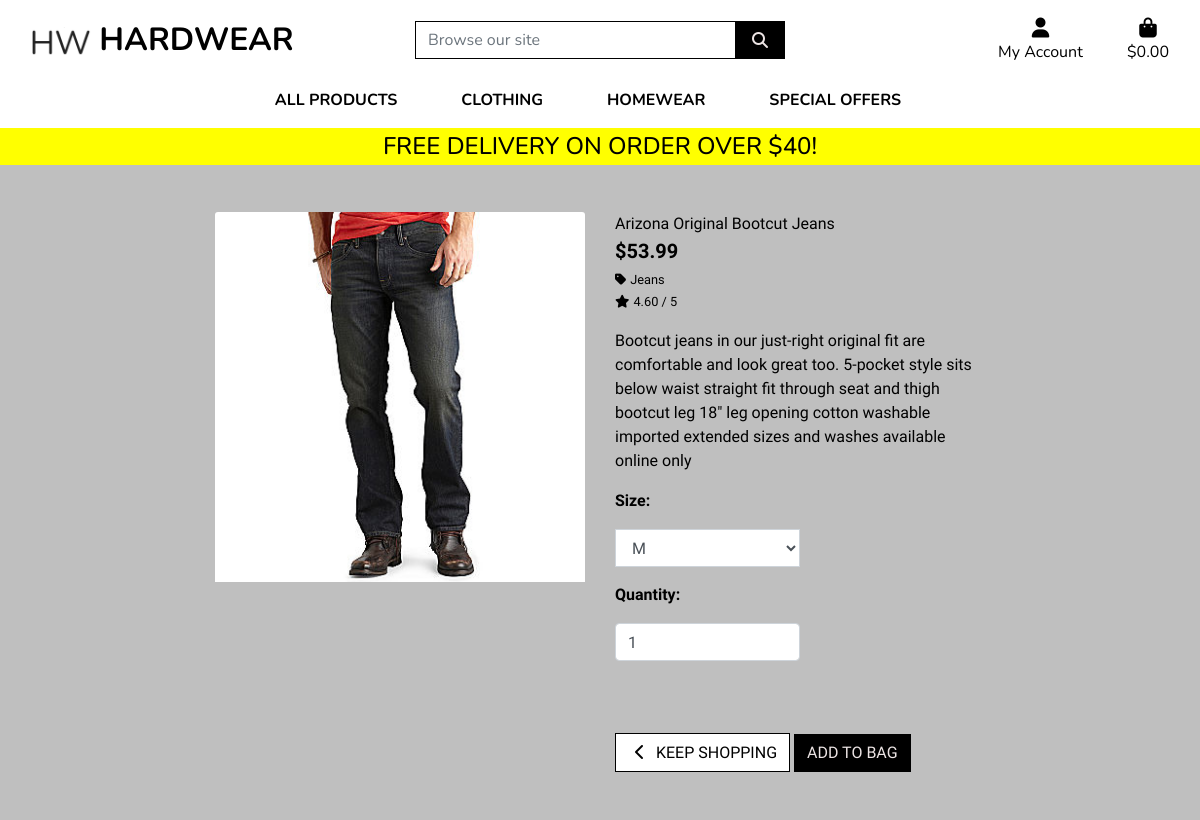
/products/1, run on the app's committed database.
### products/models.py (models this page shows, shortened)
class Product(models.Model):
    category = models.ForeignKey('Category', null=True, blank=True, on_delete=models.SET_NULL)
    sku = models.CharField(max_length=254, null=True, blank=True)
    name = models.CharField(max_length=254)
    description = models.TextField()
    sizes = models.BooleanField(default=False, null=True, blank=True)
    price = models.DecimalField(max_digits=6, decimal_places=2)
    rating = models.DecimalField(max_digits=6, decimal_places=2, null=True, blank=True)
    image_url = models.URLField(max_length=1024, null=True, blank=True)
    image = models.ImageField(null=True, blank=True)

class Category(models.Model):
    class Meta:
        verbose_name_plural = 'Categories'
    name = models.CharField(max_length=254)
    friendly_name = models.CharField(max_length=254, null=True, blank=True)

### products/views.py (the view)
# urls.py: path('<product_id>', views.product_info, name='product_info'),
def product_info(request, product_id):
    product = get_object_or_404(Product, pk=product_id)
    context = {
        'product': product,
    }
    return render(request, 'products/product_info.html', context)

### bag/contexts.py (called while the page is built, shortened)
def bag_contents(request):
    bag_items = []
    total = 0
    product_count = 0
    bag = request.session.get('bag', {})
    if total < settings.FREE_DELIVERY_THRESHOLD:
        delivery = total * Decimal(settings.STANDARD_DELIVERY_PERCENTAGE / 100)
        free_delivery_delta = settings.FREE_DELIVERY_THRESHOLD - total
    else:
        delivery = 0
        free_delivery_delta = 0
    grand_total = delivery + total
    context = {
        'bag_items': bag_items,
        'total': total,
        'product_count': product_count,
        'delivery': delivery,
        'free_delivery_delta': free_delivery_delta,
        'free_delivery_threshold': settings.FREE_DELIVERY_THRESHOLD,
        'grand_total': grand_total,
    }
    return context

### products/templates/products/product_info.html (shortened to what this page needs)
{% extends "base.html" %}
{% load static %}
{% block page_header %}
    <div class="container header-container">
    </div>
{% endblock %}
{% block content %}
<div class="overlay"></div>
    <div class="container-fluid">
        <div class="row">
            <div class="col-12 col-md col-lg-4 offset-lg-2">
                <div class="image-contrainer my-5">
                    {% if product.image %}
                        <a href="{{ product.image.url }}" target="_blank">
                            <img class="card-img-top img-fluid" src="{{ product.image.url }}" alt="{{ product.name }}">
                        </a>
                        {% else %}
                        <a href="">
                            <img class="card-img-top img-fluid" src="{{ MEDIA_URL }}noimage.png" alt="{{ product.name }}">
                        </a>
                    {% endif %}
                </div>
            </div>
            <div class="col-12 col-md col-lg-4">
                <div class="text-black product-details-container mb-5 mt-md-5">
                    <p class="mb-0">{{ product.name }}</p>
                    <p class="lead mb-0 text-left font-weight-bold">${{ product.price }}</p>
                    {% if product.category %}
                    <p class="small mt-1 mb-0">
                        <a class="text-muted text-black" href="{% url 'products' %}?category={{ product.category.name }}">
                            <i class="fas fa-tag mr-1"></i>{{ product.category.friendly_name }}
                        </a>
                    </p>
                    {% endif %}
                    {% if product.rating %}
                        <small class="text-muted text-black"><i class="fas fa-star mr-1"></i>{{ product.rating }} / 5</small>
                    {% else %}
                        <small class="text-muted">No Rating</small>
                    {% endif %}
                    <p class="mt-3">{{ product.description }}</p>
                    <form class="form" action="{% url 'add_to_bag' product.id %}" method="POST">
                        <div class="form-row">
                            {% with product.sizes as s %}
                            {% if s %}
                                <div class="col-12">
                                    <p><strong>Size:</strong></p>
                                    <select class="form-control rounded-0 w-50" name="product_size" id="id_product_size">
                                        <option value="m" selected>M</option>
                                    </select>
                                </div>
                            {% endif %}
                            <div class="col-12">
                                <p class="mt-3"><strong>Quantity:</strong></p>
                                <div class="form-group w-50">
                                    <div class="input-group">
                                        <input class="form-control qty_input" type="number"
                                            name="quantity" value="1" min="1" max="99"
                                            data-item_id="{{ product.id }}"
                                            id="id_qty_{{ product.id }}">
                                    </div>
                                </div>
                            </div>
                            <div class="col{% if s %}-12 mt-2{% endif %}">
                                <a href="{% url 'products' %}" class="btn btn-outline-black rounded-0 mt-5">
                                    <span class="icon">
                                        <i class="fas fa-chevron-left"></i>
                                    </span>
                                    <span class="text-uppercase">Keep Shopping</span>
                                </a>
                                <input type="submit" class="btn btn-black rounded-0 text-uppercase mt-5" value="Add to Bag">
                            </div>
                            {% endwith %}
                        </div>
                    </form>
                </div>
            </div>
        </div>
    </div>
{% endblock %}

### static/css/base.css (style rules this page uses)
html { height: 100%; }
body { background: url('/media/homepage_background_cropped.jpg') no-repeat center center fixed; background-size: cover; height: calc(100vh - 164px); color: #555; font-family: "Overlock", sans-serif; }
.icon { align-items: center; display: inline-flex; justify-content: center; height: 1.5rem; width: 1.5rem; }
.btn-black { background: black; color: rgb(236, 228, 228); }
.btn-outline-black { background: #fff; color:#000 !important; border: 1px solid #000; }
.text-black { color: #000 !important; }
.overlay { height: 100%; width: 100%; top: 0; left: 0; position: fixed; background: #bfbfbf; z-index: -1; }
@media (min-width: 1200px) { .container { max-width: 80%; } }
@media (min-width: 992px) { .header-container { padding-top: 164px; } }

### data on the page
Product: image (picture), name "Arizona Original Bootcut Jeans", price "53.99", category.friendly_name "Jeans", rating "4.60", description "Bootcut jeans in our just-right original fit are comfortable and look great too. 5-pocket style sits below waist straight fit through seat and thigh bootcut leg 18\" leg opening cotton washable imported extended sizes and washes available online only", quantity "1"

### other printed values
{{ free_delivery_threshold }} "40"
